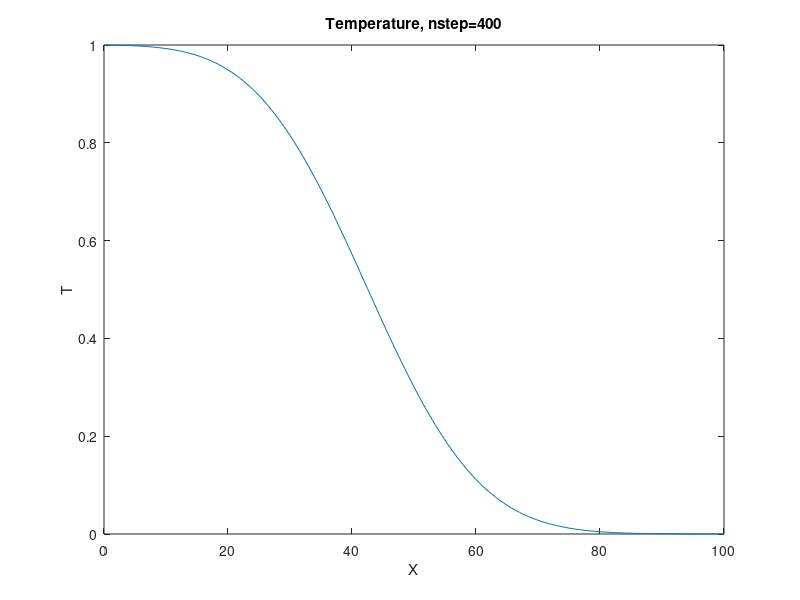

Write MATLAB code to recreate this figure.
clear
m=201;
tp=zeros(m);tpo=zeros(m);x=zeros(m);
u=0.10;
dx=0.50;
dt=0.25;
alpha=0.25;
mstep=1600;
x(1)=0.0;
for i=1:m-1
  x(i+1)=x(i)+dx;
end
twall=1.0;
tp(1)=twall; tpo(1)=twall;
for k1=1:mstep
  for i=2:m-1
    adv=dt*u*(tpo(i)-tpo(i-1))/dx;
    def=dt*alpha*(tpo(i+1)-2.*tpo(i)+tpo(i-1))/(dx*dx);
    tp(i)=tpo(i)+def-adv;
  end

  tp(1)=twall;
  tp(m)=tp(m-1);
  for i=1:m
    tpo(i)=tp(i);
  end
end

figure(1)
plot(x,tpo)

title('Temperature, nstep=400')
xlabel('X')
ylabel('T')
